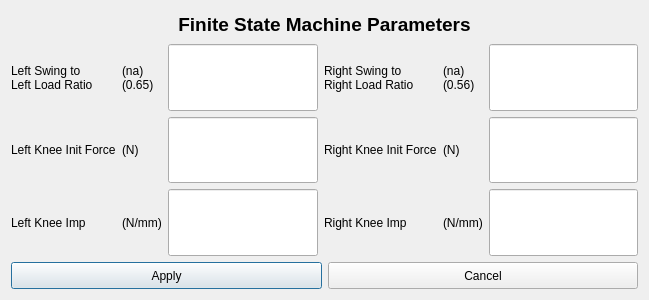
<?xml version="1.0" encoding="UTF-8"?>
<ui version="4.0">
 <class>FSM_ParamWindow</class>
 <widget class="QDialog" name="FSM_ParamWindow">
  <property name="geometry">
   <rect>
    <x>0</x>
    <y>0</y>
    <width>649</width>
    <height>300</height>
   </rect>
  </property>
  <property name="windowTitle">
   <string>Dialog</string>
  </property>
  <layout class="QVBoxLayout" name="verticalLayout_2" stretch="1,8,1">
   <item>
    <widget class="QLabel" name="label">
     <property name="font">
      <font>
       <pointsize>14</pointsize>
       <weight>75</weight>
       <bold>true</bold>
      </font>
     </property>
     <property name="text">
      <string>Finite State Machine Parameters</string>
     </property>
     <property name="alignment">
      <set>Qt::AlignCenter</set>
     </property>
    </widget>
   </item>
   <item>
    <layout class="QGridLayout" name="gridLayout">
     <item row="1" column="1">
      <widget class="QLabel" name="label_9">
       <property name="text">
        <string>(N)</string>
       </property>
      </widget>
     </item>
     <item row="0" column="2">
      <widget class="QLineEdit" name="lineEdit_p0_p1_ratio">
       <property name="sizePolicy">
        <sizepolicy hsizetype="Expanding" vsizetype="Preferred">
         <horstretch>0</horstretch>
         <verstretch>0</verstretch>
        </sizepolicy>
       </property>
      </widget>
     </item>
     <item row="2" column="3">
      <widget class="QLabel" name="label_7">
       <property name="text">
        <string>Right Knee Imp</string>
       </property>
      </widget>
     </item>
     <item row="0" column="0">
      <widget class="QLabel" name="label_2">
       <property name="text">
        <string>Left Swing to 
Left Load Ratio</string>
       </property>
      </widget>
     </item>
     <item row="0" column="5">
      <widget class="QLineEdit" name="lineEdit_p2_p3_ratio">
       <property name="sizePolicy">
        <sizepolicy hsizetype="Expanding" vsizetype="Preferred">
         <horstretch>0</horstretch>
         <verstretch>0</verstretch>
        </sizepolicy>
       </property>
      </widget>
     </item>
     <item row="0" column="3">
      <widget class="QLabel" name="label_3">
       <property name="text">
        <string>Right Swing to 
Right Load Ratio</string>
       </property>
      </widget>
     </item>
     <item row="2" column="1">
      <widget class="QLabel" name="label_10">
       <property name="text">
        <string>(N/mm)</string>
       </property>
      </widget>
     </item>
     <item row="2" column="0">
      <widget class="QLabel" name="label_6">
       <property name="text">
        <string>Left Knee Imp</string>
       </property>
      </widget>
     </item>
     <item row="1" column="2">
      <widget class="QLineEdit" name="lineEdit_left_knee_initF">
       <property name="sizePolicy">
        <sizepolicy hsizetype="Expanding" vsizetype="Preferred">
         <horstretch>0</horstretch>
         <verstretch>0</verstretch>
        </sizepolicy>
       </property>
      </widget>
     </item>
     <item row="2" column="5">
      <widget class="QLineEdit" name="lineEdit_right_knee_imp">
       <property name="sizePolicy">
        <sizepolicy hsizetype="Expanding" vsizetype="Preferred">
         <horstretch>0</horstretch>
         <verstretch>0</verstretch>
        </sizepolicy>
       </property>
      </widget>
     </item>
     <item row="0" column="1">
      <widget class="QLabel" name="label_8">
       <property name="text">
        <string>(na)
(0.65)</string>
       </property>
      </widget>
     </item>
     <item row="1" column="5">
      <widget class="QLineEdit" name="lineEdit_right_knee_initF">
       <property name="sizePolicy">
        <sizepolicy hsizetype="Expanding" vsizetype="Preferred">
         <horstretch>0</horstretch>
         <verstretch>0</verstretch>
        </sizepolicy>
       </property>
      </widget>
     </item>
     <item row="1" column="0">
      <widget class="QLabel" name="label_4">
       <property name="text">
        <string>Left Knee Init Force</string>
       </property>
      </widget>
     </item>
     <item row="1" column="3">
      <widget class="QLabel" name="label_5">
       <property name="text">
        <string>Right Knee Init Force</string>
       </property>
      </widget>
     </item>
     <item row="2" column="2">
      <widget class="QLineEdit" name="lineEdit_left_knee_imp">
       <property name="sizePolicy">
        <sizepolicy hsizetype="Expanding" vsizetype="Preferred">
         <horstretch>0</horstretch>
         <verstretch>0</verstretch>
        </sizepolicy>
       </property>
      </widget>
     </item>
     <item row="0" column="4">
      <widget class="QLabel" name="label_11">
       <property name="text">
        <string>(na)
(0.56)</string>
       </property>
      </widget>
     </item>
     <item row="1" column="4">
      <widget class="QLabel" name="label_12">
       <property name="text">
        <string>(N)</string>
       </property>
      </widget>
     </item>
     <item row="2" column="4">
      <widget class="QLabel" name="label_13">
       <property name="text">
        <string>(N/mm)</string>
       </property>
      </widget>
     </item>
    </layout>
   </item>
   <item>
    <layout class="QHBoxLayout" name="horizontalLayout">
     <item>
      <widget class="QPushButton" name="btn_apply_setting">
       <property name="sizePolicy">
        <sizepolicy hsizetype="Minimum" vsizetype="Preferred">
         <horstretch>0</horstretch>
         <verstretch>0</verstretch>
        </sizepolicy>
       </property>
       <property name="text">
        <string>Apply</string>
       </property>
      </widget>
     </item>
     <item>
      <widget class="QPushButton" name="btn_cancel">
       <property name="sizePolicy">
        <sizepolicy hsizetype="Minimum" vsizetype="Preferred">
         <horstretch>0</horstretch>
         <verstretch>0</verstretch>
        </sizepolicy>
       </property>
       <property name="text">
        <string>Cancel</string>
       </property>
      </widget>
     </item>
    </layout>
   </item>
  </layout>
 </widget>
 <resources/>
 <connections/>
</ui>
